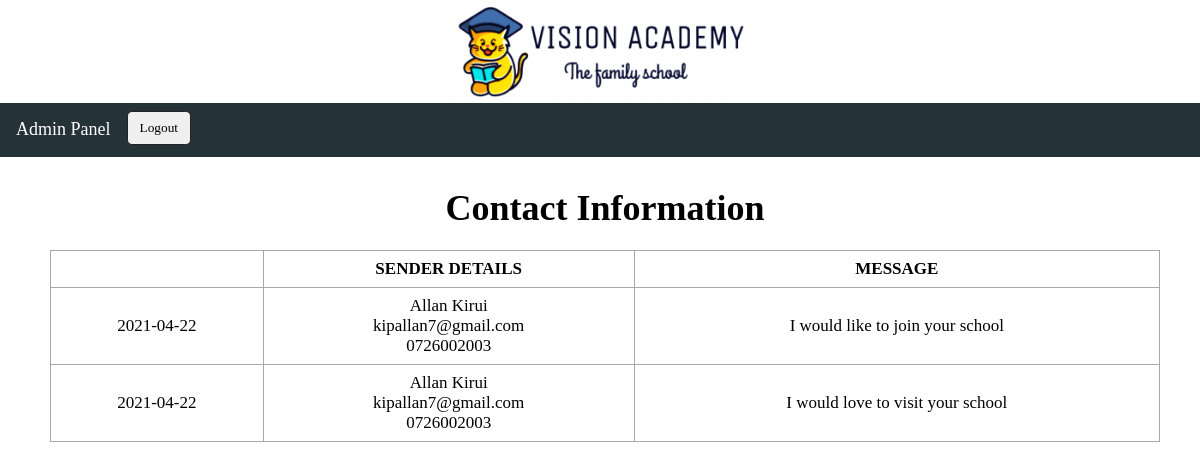
The page /admin/index.php (signed in) on the database its author committed.
### tables this page shows
CREATE TABLE `contact` (
  `id` int(11) NOT NULL,
  `fname` varchar(255) NOT NULL,
  `lname` varchar(255) NOT NULL,
  `email` varchar(255) NOT NULL,
  `contact` varchar(255) NOT NULL,
  `Message` varchar(255) NOT NULL,
  `date` date NOT NULL
);

### admin/index.php (the view, shortened to what this page needs)
<?php
include "../process.php";
?>
<!DOCTYPE HTML>
<html>
<head>
    <link rel="stylesheet" href="style_info.css" type="text/css">
</head>
<body>
<div class="logo">
    <a href="">
        <img src="../img/logo.png" alt="logo" width='250px' class="logo">
    </a>
</div>
<nav>
    <ul>
        <li><a href="">Admin Panel</a></li>
        <li>
            <form action="" method="post">
                <button type="submit" name="logout">Logout</button>
            </form>
        </li>
    </ul>
</nav>
<div class="fees_main_wrapper">
    <section class="fees_section">
        <h1>Contact Information</h1>
        <table>
            <tr>
                <th></th>
                <th colspan="">SENDER DETAILS</th>
                <th colspan="">MESSAGE</th>
            </tr>
            <?php
            $query = mysqli_query($con, "SELECT * FROM contact") or die(mysqli_error());
            while($fetch = mysqli_fetch_array($query)){
                $fname=$fetch['fname'];
                $lname=$fetch['lname'];
                $email=$fetch['email'];
                $phone=$fetch['contact'];
                $message=$fetch['Message'];
                $date=$fetch['date'];
                ?>
                <tr>
                    <td><?php echo $date?></td>
                    <td>
                        <?php echo $fname .'  '.$lname?><br>
                        <?php echo $email?><br>
                        <?php echo  $phone?>
                    </td>
                    <td><?php echo $message?></td>
                </tr>
                <?php
            }
            ?>
        </table>
</div>
</body>
</html>

### admin/style_info.css (style rules this page uses)
* { margin: 0; padding: 0; font-family: calibri; }
body { background-size: cover; background-color: #fff; }
nav { width: 100%; height: 54px; background-color: #253237; }
nav ul { float: left; background-color: #253237; }
nav ul li { float: left; list-style: none; position: relative; }
nav ul li a { display: block; font-family: calibri; color: #222; font-size: 18px; padding: 16px 16px; text-decoration: none; font-weight: 4000; color: #fff; }
nav ul li button { margin-top: 8px; padding: 8px 12px; cursor: pointer; border:1px solid #222; border-radius: 5px; }
.logo { display: block; margin-left: auto; margin-right: auto; width: 50%; }
.fees_main_wrapper { margin: 40px 40px 40px 50px; }
.fees_section h1 { font-size: 36px; text-align: center; margin: -15px 10px 16px 10px; padding: 5px; }
table { width: 100%; border-collapse: collapse; font-size: 17px; }
td, th { border: 1px solid #a9a9a9; padding: 8px; }
tr { text-align: center; }

### rows shown on the page
contact: date "2021-04-22", fname "Allan", lname "Kirui", email "kipallan7@gmail.com", contact "0726002003", Message "I would like to join your school"
contact: date "2021-04-22", fname "Allan", lname "Kirui", email "kipallan7@gmail.com", contact "0726002003", Message "I would love to visit your school"
